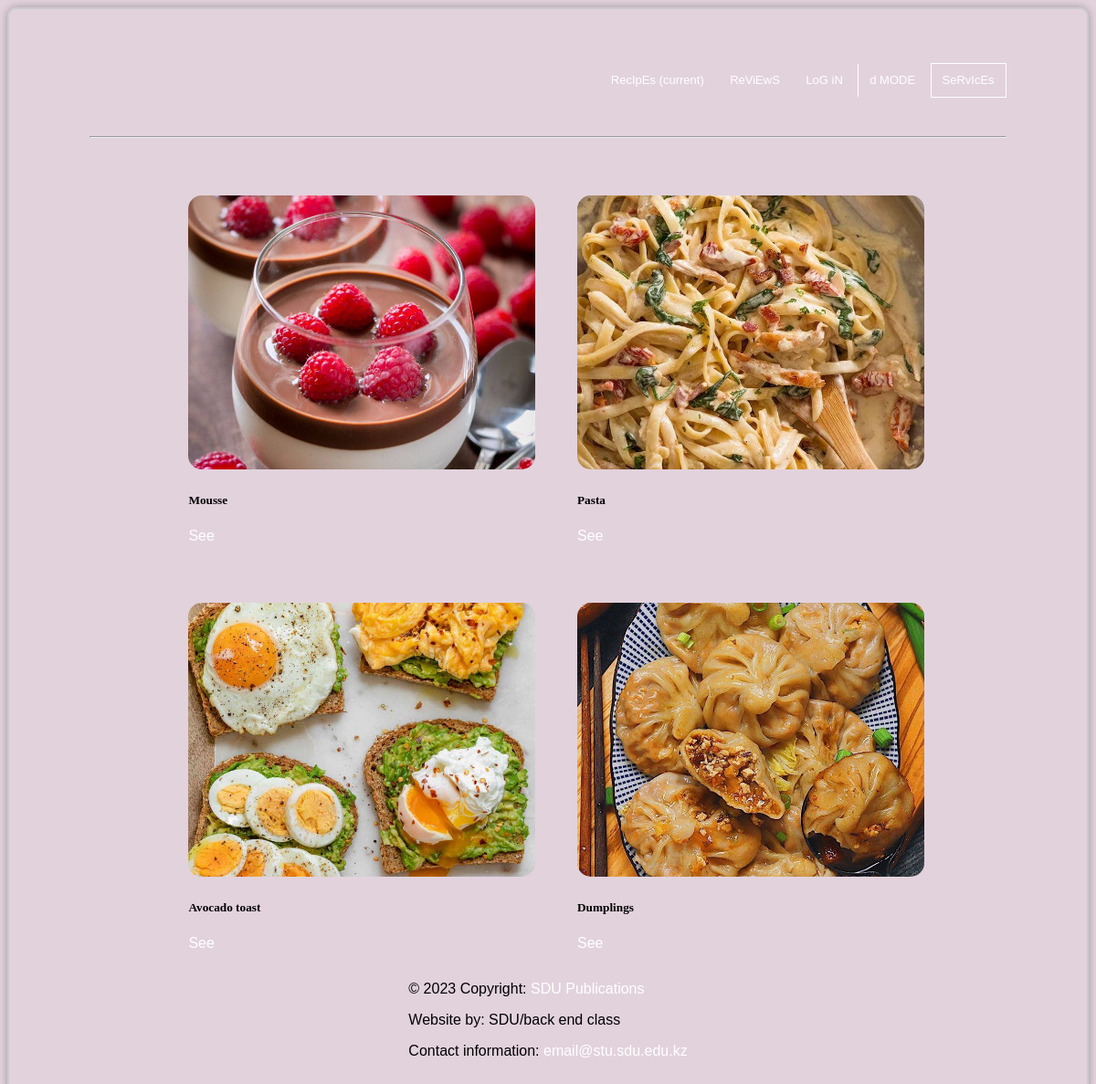
Screenshot of /recipe/ with the database file from the repository.
### recipes/models.py (models this page shows, shortened)
class Recipes(models.Model):
    name = models.CharField(max_length=50)
    cooking = models.IntegerField()
    crop = models.IntegerField()
    instruction = models.TextField(max_length=500)
    rating = models.IntegerField(default=1)
    calories = models.IntegerField()
    total = models.IntegerField()
    image = models.ImageField(blank=True, upload_to='photo/')
    class difficulty(models.TextChoices):
        EASY = "EASY", "Easy"
        MEDIUM = "MEDIUM", "Medium"
        HARD = "HARD", "Hard"
    level = models.CharField(choices=difficulty.choices, max_length=10)
    category = models.ForeignKey(Category, on_delete=models.CASCADE)

### recipes/views.py (the view)
# urls.py: path('recipe/', recipes, name='recipes'),
def recipes(request):
    recipes = Recipes.objects.all()
    template = loader.get_template('recipes/recipes.html')
    context = {
        'recipes': recipes
    }
    return HttpResponse(template.render(context, request))

### recipes/templates/recipes/recipes.html
{% extends 'recipes/main.html' %}
{% block content %}
<div class="row">
  {% for recipe in recipes %}
  <div class="g-col-4" style="padding: 2rem; width: 22.6rem;">
  <img class="card-img-top" src="{{recipe.image.url}}" alt="Card image cap" style="width: 380px; height: 300px;object-fit: cover;                                                                        border-radius: 15px;">
  <div class="card-body">
    <h5 class="card-title">{{recipe.name}}</h5>
    <a href="/recipe/{{ recipe.id }}/" class="btn btn-success">See</a>
  </div>
</div>
  <br>
{% endfor %}
</div>
{% endblock %}

### recipes/templates/recipes/main.html (shortened to what this page needs)
<!doctype html>
    {% load static %}
<html lang="en">
  <head>
    <link rel="stylesheet" href="{% static 'main.css' %}">
  </head>
  <body>
        <div class="window">
        <nav>
    <div class="nav-links" id="navLinks">
        <ul>
          <li><a href="{% url 'recipes' %}">RecIpEs <span class="sr-only">(current)</span></a></li>
            <li><a href="">ReViEwS</a></li>
            <li><a href="/login/">LoG iN</a></li>
            {% if request.COOKIES.theme == 'light' %}
            <li><a id="theme-switch" href="">l MODE</a></li>
            {% else %}
            <li style="border-left: 1px solid white;"><a id="theme-switch" href="">d MODE</a></li>
            {% endif %}
            <li style="border: 1px solid white;"><a id = "exc" href="{% url 'services' %}">SeRvIcEs</a></li>
        </ul>
        <br>
        <hr style="height: 100%;">
    </div>
</nav>
        <div class="container-fluid">
        {% block content %}{% endblock %}
        </div>
  <footer class="page-footer font-small blue">
    <div class="footer-copyright text-center py-3">© 2023 Copyright:
      <a href="{% url 'home' %}"> SDU Publications</a>
      <p>Website by: SDU/back end class</p>
      <p>Contact information: <a href="mailto:email@example.com">email@stu.sdu.edu.kz</a></p>
    </div>
  </footer>
</div>
  </body>
</html>

### static/main.css (style rules this page uses)
.window { border: 2px solid #ccc; padding: 20px; }
.window { border-radius: 10px; }
.window { box-shadow: 0 0 10px rgba(0, 0, 0, 0.3); }
nav { display: flex; padding: 2% 6%; justify-content: space-between; align-items: center; }
.nav-links { flex: 1; text-align: right; }
.nav-links ul li { list-style: none; display: inline-block; padding: 8px 12px; position: relative; }
.nav-links ul li a { color: #fff; text-decoration: none; font-size: 13px; }
.nav-links ul li::after { content: ''; width: 0%; height: 2px; background: #ffff; display: block; margin: auto; transition: 0.5s; }
body { font-family: 'Source Sans Pro', sans-serif; background-color: #e2d2dc }
h1, h2, h3, h4, h5, h6 { font-family: 'Libre Baskerville', serif; color: black; }
.row { display: flex; flex-wrap: wrap; align-items: center; justify-content: center; }
a { color: white; text-decoration: none; transition: all 0.8s ease; }
footer { display: flex; flex-direction: column; justify-content: center; align-items: center; }

### rows the page displays
Recipes: image (picture), name "Mousse"
Recipes: image (picture), name "Pasta"
Recipes: image (picture), name "Avocado toast"
Recipes: image (picture), name "Dumplings"
